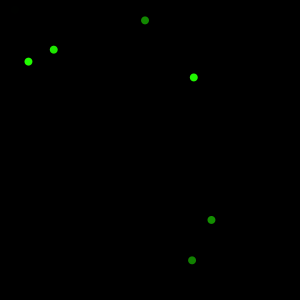
Frame 1 (no input)
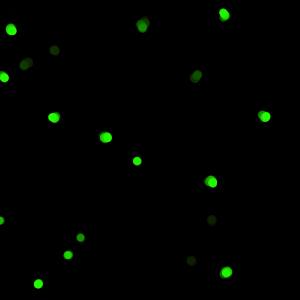
Frame 60 (the mouse pressed at the canvas centre just before this capture)
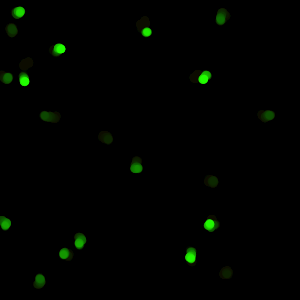
Frame 120 (the mouse held since frame 60 and released just before this capture)

The Processing sketch that drew these frames (run headless with seeded random() and noise(); from frame 60 on, the mouse is pressed at the canvas centre):

// Processing sketch: Firefly2
// ── Firefly2.pde
float[] tt = { 0, 0.25, 0.5, 0.75, 1 };

float L(int n, int i, float t) {
  float a = 1, b = 1;
  for (int j = 0; j <= n; j++) {
    if (j == i) continue;
    a *= t - tt[j];
    b *= tt[i] - tt[j];
  }
  return a/b;
}

int RESTING = 0;
int FLYING = 1;

class Entity {
  float x, y;
  float phase;
  int state;
  float t; // for flying
  float[] xx, yy; 
  Entity() {
    x = random(width);
    y = random(height);
    phase = random(0, 2*PI);
    state = RESTING;
    xx = new float[tt.length];
    yy = new float[tt.length];
  }
  void update() {
    phase += PI/60;
    if (2*PI < phase) {
      phase -= 2*PI;
    }
    if (state == RESTING && 99.98 < random(0, 100)) {
      state = FLYING;
      t = 0;
      xx[0] = x;
      yy[0] = y;
      for (int i = 1; i < tt.length; i++) {
        xx[i] = random(width);
        yy[i] = random(height);
      } 
    }
    if (state == FLYING) {
      x = 0; y = 0;
      for (int i = 0; i < tt.length; i++) {
        float a = L(tt.length-1, i, t);
        x += a*xx[i];
        y += a*yy[i];
      }
      t += random(0, 0.01);
      if (1 <= t) {
        state = RESTING;
      }
    }
  }
  void draw() {
    ellipse(x, y, 8, 8);
  }
}

ArrayList<Entity> entities = new ArrayList<Entity>();

void setup() {
  size(300, 300);
  colorMode(HSB);
  for (int i = 0; i < 20; i++) {
    entities.add(new Entity());
  }
  background(0);
  noStroke();
}

void draw() {
  fill(0, 0, 0, 10);
  rect(0, 0, width, height);
//  background(255);
  int n = entities.size();
  for (int i = 0; i < n; i++) {
    Entity a = entities.get(i);
    a.update();
    a.x += random(-1, 1);
    a.y += random(-1, 1);
    fill(map(112, 0, 360, 0, 255), 255, 255,
      map(cos(a.phase), 0, 1, 0, 255));
    a.draw();
  }
}
